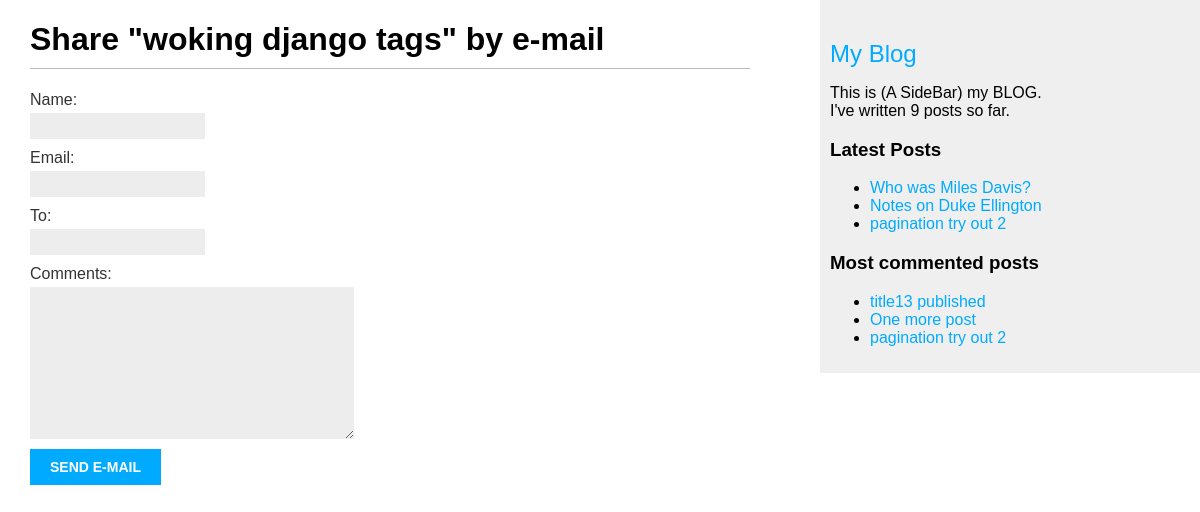
/blog/1/share/, run on an earlier commit of the app's database.
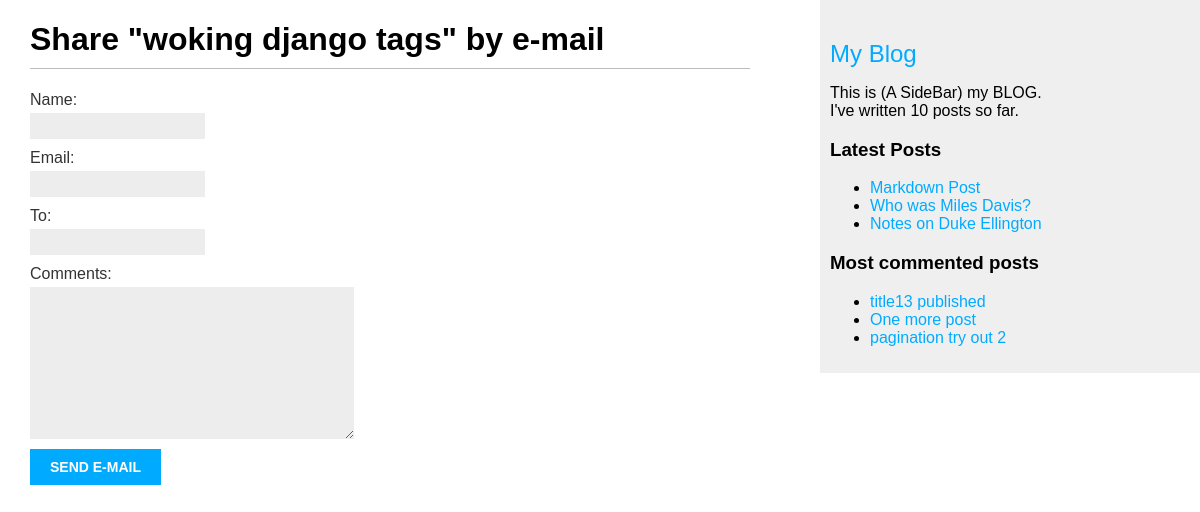
And on a later commit of the database.
### blog/models.py (models this page shows, shortened)
class Post(models.Model):
    class Status(models.TextChoices):
        DRAFT = 'DF', 'Draft'
        PUBLISHED = 'Pb', 'Published'
    title = models.CharField(max_length=250)
    slug = models.SlugField(
        max_length=250,
        unique_for_date='publish'
    )
    author = models.ForeignKey(settings.AUTH_USER_MODEL, on_delete=models.CASCADE, related_name='blog_posts')
    body = models.TextField()
    publish = models.DateTimeField(default=timezone.now)
    created_on = models.DateTimeField(auto_now_add=True)
    updated_on = models.DateTimeField(auto_now=True)
    status = models.CharField(
        max_length=2,
        choices=Status,
        default=Status.DRAFT
    )
    objects = models.Manager()  # The default manager.
    published = PublishedManager()  # Our custom manager
    class Meta:
        ordering = ['-publish']
        indexes = [
            models.Index(fields=['-publish']),
        ]
    tags = TaggableManager()
    def get_absolute_url(self):
        return reverse('blog:post_detail', args=[
            self.publish.year,
            self.publish.month,
            self.publish.day,
            self.slug
        ]
                       )

### blog/views.py (the view)
# urls.py: path('<int:post_id>/share/', views.post_share, name='post_share'),
def post_share(request, post_id):
    post = get_object_or_404(
        Post,
        id=post_id,
        status=Post.Status.PUBLISHED
    )
    sent = False
    if request.method == "POST":
        form = EmailPostForm(request.POST)
        if form.is_valid():
            cd = form.cleaned_data
            post_url = request.build_absolute_uri(post.get_absolute_url())
            subject = (
                f"{cd['name']} ({cd['email']})"
                f" recommends you read \"{post.title}\""
            )
            message = (
                f"Read \"{post.title}\" at {post_url}\n\n"
                f"{cd['name']} \'s comments: {cd['comments']}"
            )
            send_mail(
                subject=subject,
                message=message,
                from_email=None,
                recipient_list=[cd['to']]
            )
            sent = True
    else:
        form = EmailPostForm()
    return render(request,'blog/post/share.html', {
        'post': post,
        'form': form,
        'sent': sent,
    }
    )

### blog/forms.py
class EmailPostForm(forms.Form):
    name = forms.CharField(max_length=30)
    email = forms.EmailField()
    to = forms.EmailField()
    comments = forms.CharField(
        required=False,
        widget=forms.Textarea
    )

### blog/models.py (called while the page is built)
    def get_queryset(self):
        return (
            super().get_queryset().filter(status=Post.Status.PUBLISHED)
        )

### blog/templatetags/blog_tags.py (called while the page is built)
@register.simple_tag
def total_posts():
    return Post.published.count()

@register.inclusion_tag('blog/post/latest_posts.html')
def show_latest_posts(count=5):
    latest_posts = Post.published.order_by('-publish')[:count]
    return {'latest_posts': latest_posts}

@register.simple_tag
def get_most_commented_posts(count=5):
    return Post.published.annotate(
        total_comments=Count('comments')
    ).order_by('-total_comments')[:count]

### blog/templates/blog/post/share.html (shortened to what this page needs)
{% extends "blog/base.html" %}
{% block content %}
    {% if sent %}
        <h1>E-mail successfully sent</h1>
        <p>
            "{{ post.title }} was successfully sent to {{ form.cleaned_data.to }}."
        </p>
    {% else %}
        <h1>Share "{{ post.title }}" by e-mail</h1>
        <form method="post">
            {{ form.as_p }}
            <input type="submit" value="Send e-mail">
        </form>
    {% endif %}
{% endblock %}

### blog/templates/blog/base.html (shortened to what this page needs)
{% load blog_tags %}
{% load static %}
<!DOCTYPE html>
<html lang="eng">
<head>
    <link href="{% static "css/blog.css" %}" rel="stylesheet">
</head>
<body>
    <div id="content">
        {% block content %}
        {% endblock %}
    </div>
    <div id="sidebar">
        <a href="{% url 'blog:post_list' %}"><h2>My Blog </h2></a>
        <p>
            This is (A SideBar) my BLOG. <br>
            I've written {% total_posts %} posts so far.
        </p>
        <h3>Latest Posts</h3>
        {% show_latest_posts 3 %}
        <h3>Most commented posts</h3>
        {% get_most_commented_posts 3 as most_commented_posts %}
        <ul>
            {% for post in most_commented_posts %}
                <li>
                    <a href="{{ post.get_absolute_url }}">{{ post.title }}</a>
                </li>
            {% endfor %}
        </ul>
    </div>
</body>
</html>

### blog/templates/blog/post/latest_posts.html
<ul>
    {% for post in latest_posts %}
        <li>
            <a href="{{ post.get_absolute_url }}"> {{ post.title }}</a>
        </li>
    {% endfor %}
</ul>

What changed in the data, as far as the page shows it:
no longer on one of the page's lists (row unchanged): Post: title "pagination try out 2"
added Post: title "Markdown Post", shown under "Latest Posts"
Also different on the page:
text no longer shown: "9"
text now shown: "10"
